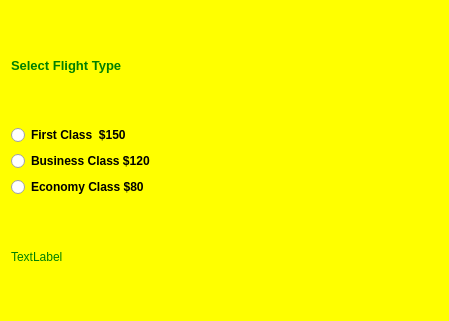
<?xml version="1.0" encoding="UTF-8"?>
<ui version="4.0">
 <class>Dialog</class>
 <widget class="QDialog" name="Dialog">
  <property name="geometry">
   <rect>
    <x>0</x>
    <y>0</y>
    <width>449</width>
    <height>321</height>
   </rect>
  </property>
  <property name="windowTitle">
   <string>Dialog</string>
  </property>
  <property name="styleSheet">
   <string notr="true">QDialog{background-color:yellow}
QLabel{color:green}</string>
  </property>
  <layout class="QVBoxLayout" name="verticalLayout_3">
   <item>
    <layout class="QVBoxLayout" name="verticalLayout_2">
     <item>
      <widget class="QLabel" name="label">
       <property name="font">
        <font>
         <pointsize>10</pointsize>
         <weight>75</weight>
         <bold>true</bold>
        </font>
       </property>
       <property name="text">
        <string>Select Flight Type</string>
       </property>
      </widget>
     </item>
     <item>
      <layout class="QVBoxLayout" name="verticalLayout">
       <item>
        <widget class="QRadioButton" name="rdbtn_first">
         <property name="font">
          <font>
           <family>Arial</family>
           <pointsize>9</pointsize>
           <weight>75</weight>
           <bold>true</bold>
          </font>
         </property>
         <property name="text">
          <string>First Class  $150</string>
         </property>
        </widget>
       </item>
       <item>
        <widget class="QRadioButton" name="rdbtn_buss">
         <property name="font">
          <font>
           <family>Arial</family>
           <pointsize>9</pointsize>
           <weight>75</weight>
           <bold>true</bold>
          </font>
         </property>
         <property name="text">
          <string>Business Class $120</string>
         </property>
        </widget>
       </item>
       <item>
        <widget class="QRadioButton" name="rdbtn_econ">
         <property name="font">
          <font>
           <family>Arial</family>
           <pointsize>9</pointsize>
           <weight>75</weight>
           <bold>true</bold>
          </font>
         </property>
         <property name="text">
          <string>Economy Class $80</string>
         </property>
        </widget>
       </item>
      </layout>
     </item>
     <item>
      <widget class="QLabel" name="lbl_result">
       <property name="text">
        <string>TextLabel</string>
       </property>
      </widget>
     </item>
    </layout>
   </item>
  </layout>
 </widget>
 <resources/>
 <connections/>
</ui>
